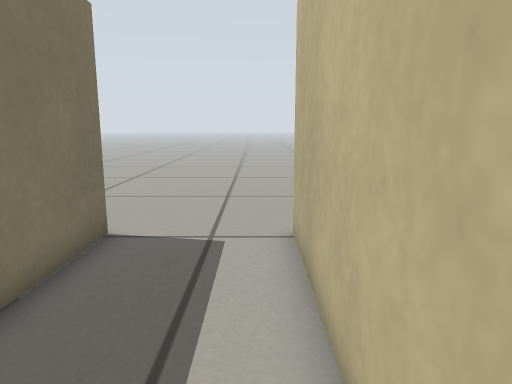
view 1 (above)

15 first-person views from a walk through a robot-simulator world made for Gazebo. The camera is 0.49 m above the floor, tilts 10° down and sees 70° across. The floor is counted in squares, 0.2 m on a side. Each view is taken from the middle of a square. On the plan, view 1 faces up. The plan holds only what a view shows up to about 20 squares ahead; the rest is blank.

view 2
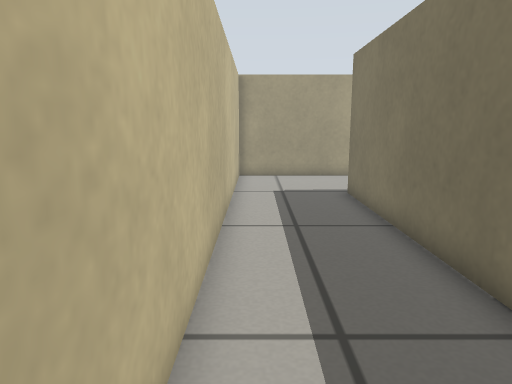

view 3
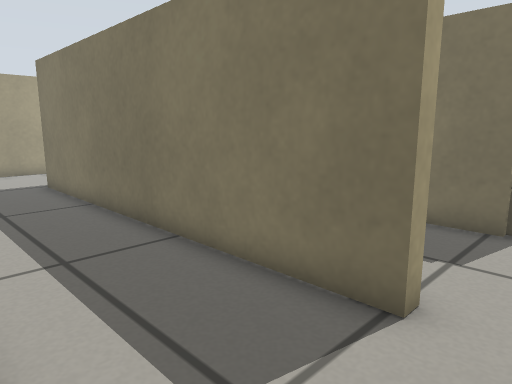

view 4
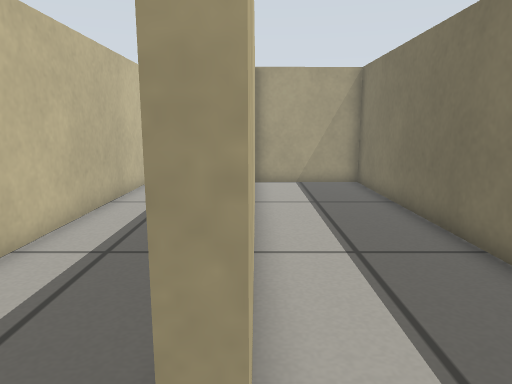

view 5
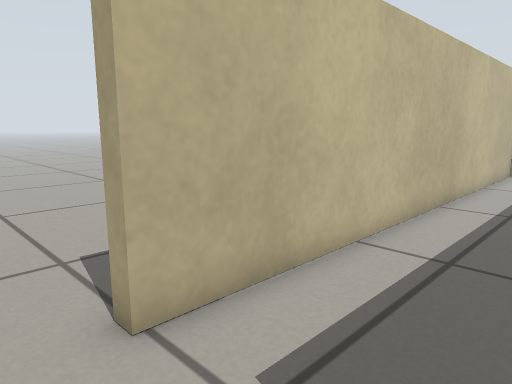

view 6
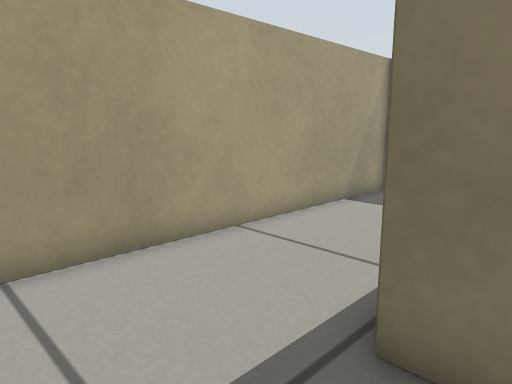

view 7
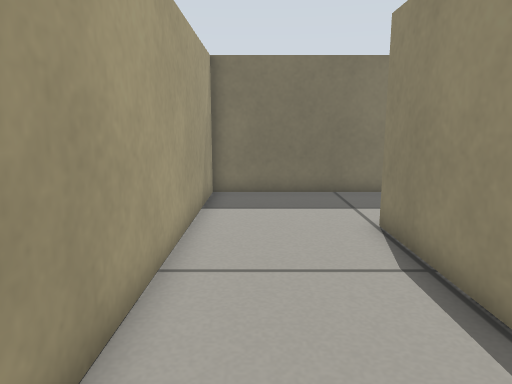

view 8
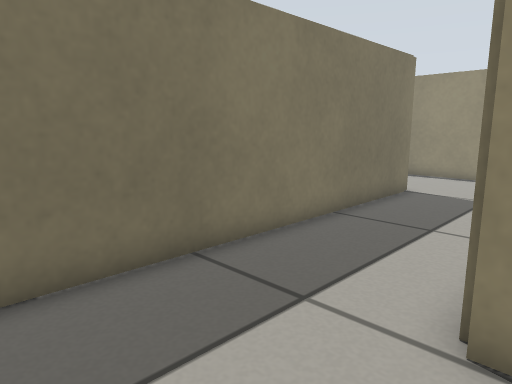

view 9
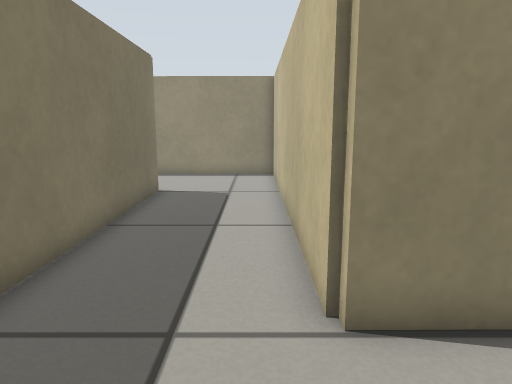

view 10
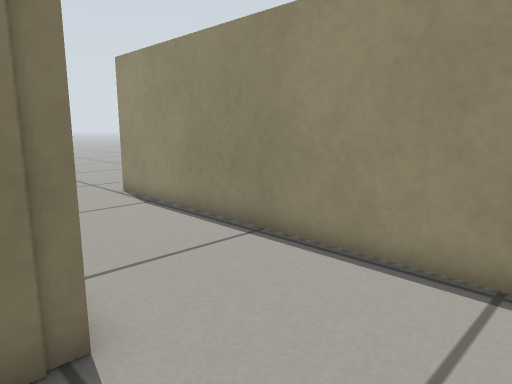

view 11
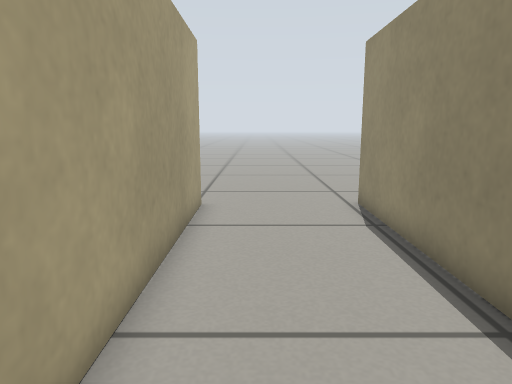

view 12
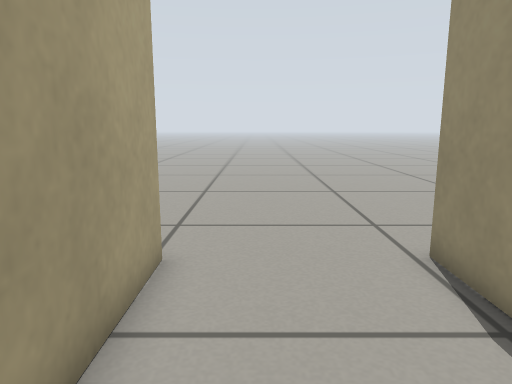

view 13
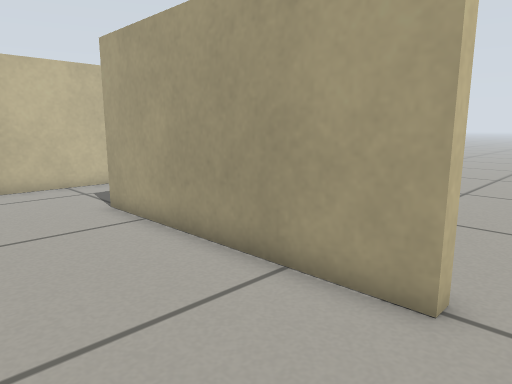

view 14
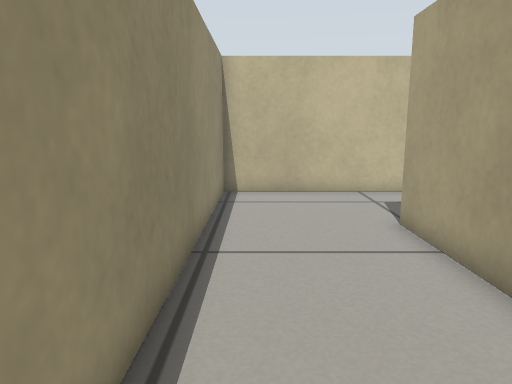

view 15
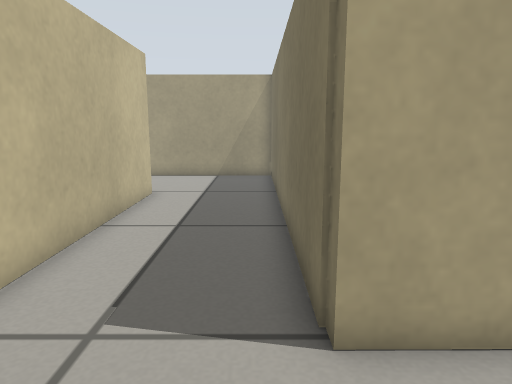

### Floor plan
Points are (right, up) in squares from view 1. A wall is a line through its corners. A room is listed if a view was taken in it or the views show most of it. See-through windows are left out.
Room 1 (views 1, 2, 4, 5, 6, 7, 8, 9, 10, 11, 12, 13, 14, 15)
walls: (-9.1, -6.6) (-9.1, 8.3) (-23.8, 8.3); (-4, -6.9) (-8.9, -6.9) (-8.9, -6.5); (-4, 8.3) (-3.5, 8.3) (-3.5, -6.8); (-23.5, 2.7) (-23.6, 3.2) (-13.8, 3.3) (-13.8, -11.6) (0.9, -11.7) (0.9, 8.3)
ways out: opening at (1, 9.5) to room 2; opening at (-24.5, 3); opening at (-24.5, 9); opening at (-4, 9.5)
Room 2 (view 3)
walls: (0.9, 8.3) (1.4, 8.3)
ways out: opening at (1, 9.5) to room 1

Positions as (right, up) in squares from view 1, and headings:
1: (0, 0), facing up
2: (0, 7), facing down
3: (1, 10), facing down-left
4: (-4, 10), facing down
5: (-3, 10), facing down-right
6: (0, -5), facing down-left
7: (0, -10), facing left
8: (-8, -11), facing up-left
9: (-10, -11), facing up
10: (-10, 2), facing up-left
11: (-12, 5), facing left
12: (-17, 5), facing left
13: (-25, 8), facing down-right
14: (-23, 7), facing right
15: (-13, 7), facing down
